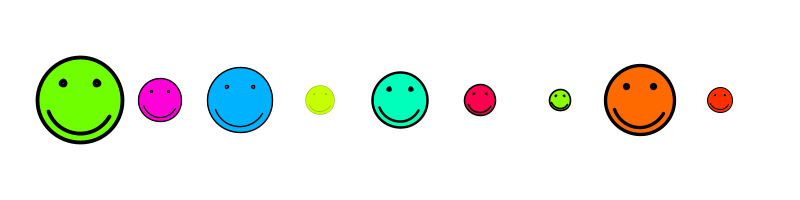
Frame 1 (no input)
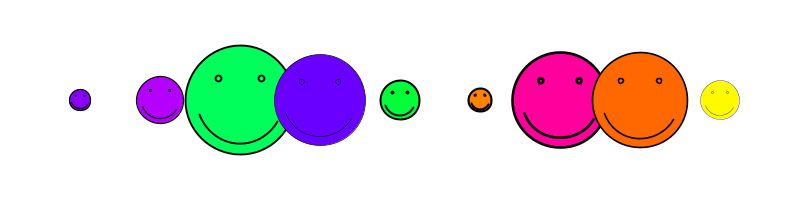
Frame 2 (the mouse pressed at the canvas centre, redrawn once)

The Processing sketch that drew these frames (run headless with seeded random() and noise(); the mouse was pressed at the canvas centre and the sketch redrawn once):

// Processing sketch: processing_53482
// ── processing_53482.pde

float numFaces = 10;
float spacer;
void setup()
{
    size(800, 200);
    smooth(); noLoop();
    colorMode(HSB, 360,100,100);
    spacer = width / numFaces;
}
 
void draw()
{
   background(255, 0,100);
   for(float i=1; i<numFaces; i++)
   {
       float rs = random(20, 120);
       float rh = random(360);
       float rsw = random(0.1, 4);
       smiley(i*spacer,  height/2, rs, color(rh, 100,100), rsw);
   }
}
 
void smiley(float x, float y, float s, color c, float sw)
{
  fill(c);
  strokeWeight(sw);
   
  pushMatrix();
  translate(x, y);
  ellipse(0,0, s,s);
  ellipse(-(s*0.2), -(s*0.2), (s*0.05), (s*0.05));
  ellipse((s*0.2), -(s*0.2), (s*0.05), (s*0.05));
  arc(0,0, s*0.8,s*0.8, radians(30), radians(160));
  popMatrix(); 
}
 
void mousePressed()
{
   redraw();
}
